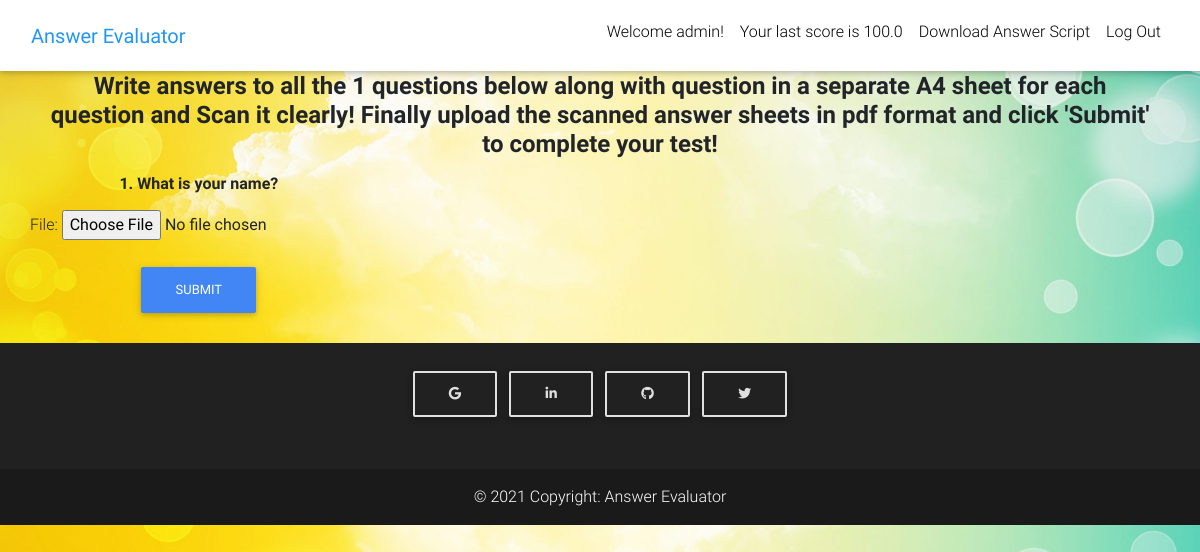
Before: /offline (signed in) with the older database file.
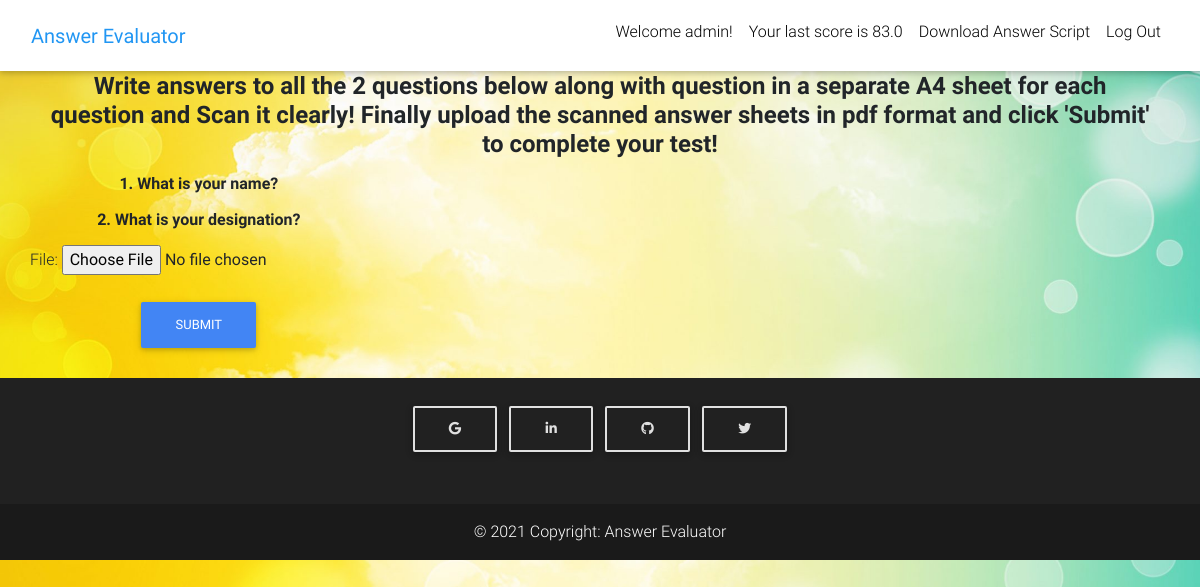
After: the same page with the newer database file.
### core/models.py (models this page shows)
class Scores(models.Model):
    user = models.ForeignKey(settings.AUTH_USER_MODEL,
                             on_delete=models.CASCADE)
    score = models.FloatField()

class Questions(models.Model):
    question = models.TextField(max_length=250)
    answer = models.TextField(max_length=1000)

### core/views.py (the view, shortened to what this page needs)
# urls.py: path('offline', OfflineAnswerView.as_view(), name='offline'),
class OfflineAnswerView(View):
    def get(self, *args, **kwargs):
            questions = Questions.objects.all()
            score = None
            form = GetAnswer()
            if self.request.user.is_authenticated:
                score = Scores.objects.filter(user=self.request.user)
                if score.exists():
                    score = score[0].score
            context = {
                'questions':questions,
                'l': len(questions),
                'score':score,
                'form':form,
            }
            return render(self.request, 'offline.html', context)

### core/forms.py
class GetAnswer(forms.Form):
    file = forms.FileField()

### templates/offline.html (shortened to what this page needs)
{% extends "base.html" %}
{% block content %}
  <main>
    {% if request.user.is_authenticated %}
    <div class="container">
      <section class="text-center mb-4">
        <h4><p class="text-center font-weight-bold">Write answers to all the {{l}} questions below along with question in a separate A4 sheet for each question and Scan it clearly!
            Finally upload the scanned answer sheets in pdf format and click 'Submit' to complete your test!</p></h4>
        <div class="row wow fadeIn">
          <form action="{% url 'core:offline' %}" method="POST" class="post-form" enctype="multipart/form-data">
            {% for question in questions %}
            <h6><label class="text-center font-weight-bold">{{forloop.counter}}. {{ question.question }}</label></h6>
            {% endfor %}
            {{ form.as_p }}
          <button type='submit' class="btn btn-primary">Submit</button>
        </form>
        </div>
      </section>
    {% else %}
    <p class="text-center font-weight-bold">Please login/sign up to start your test!</p>
    {% endif %}
  </main>
{% endblock content %}

### templates/navbar.html (shortened to what this page needs)
<nav class="navbar fixed-top navbar-expand-lg navbar-light white scrolling-navbar">
  <div class="container-fluid">
      <a class="navbar-brand waves-effect" href="/">
        <strong class="blue-text">Answer Evaluator</strong>
      </a>
      <div class="collapse navbar-collapse" id="navbarSupportedContent">
        <ul class="navbar-nav me-auto mb-2 mb-lg-0">
          {% if request.user.is_authenticated %}
          <li class="nav-item">
              <span class="nav-link waves-effect clearfix d-sm-inline-block"> Welcome {{user.username}}! </span>
          </li>
          {% if score != None %}
          <li class="nav-item">
              <span class="nav-link waves-effect clearfix d-sm-inline-block"> Your last score is {{score}} </span>
          </li>
          <li class="nav-item">
            <a target="_blank" class="nav-link waves-effect" href="{% url 'core:pdf' %}">
              <span class="clearfix d-sm-inline-block"> Download Answer Script </span>
            </a>
          </li>
          {% endif %}
          <li class="nav-item">
            <a class="nav-link waves-effect" href="{% url 'account_logout' %}">
              <span class="clearfix d-sm-inline-block"> Log Out </span>
            </a>
          </li>
          {% endif %}
        </ul>
      </div>
    </div>
  </nav>

Changed rows visible on the page:
changed Scores: score "100.0" → "83.0"
added Questions: question "What is your designation?"
Other visible differences:
{{ l }}: "1" → "2"
